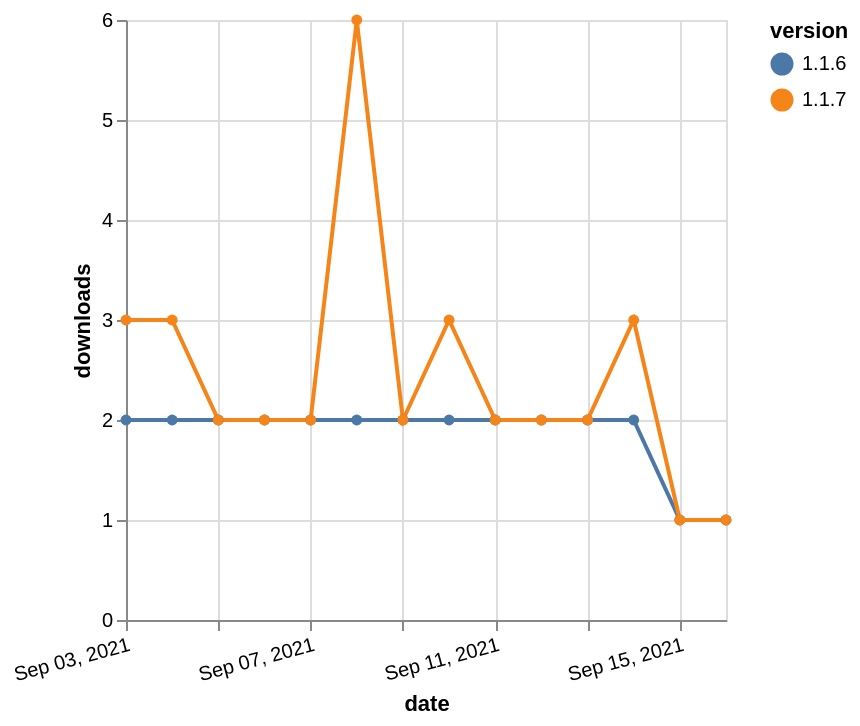

The Vega-Lite source for this figure:
### Vega-Lite specification from a JSON file in a GitHub repository (floating-point values rounded to 4 significant figures)
{"$schema": "https://vega.github.io/schema/vega-lite/v5.json", "description": "A simple bar chart with embedded data.", "data": {"values": [{"date": "2021-09-03", "total": 2503, "delta": 2, "version": "1.1.6"}, {"date": "2021-09-04", "total": 2505, "delta": 2, "version": "1.1.6"}, {"date": "2021-09-05", "total": 2507, "delta": 2, "version": "1.1.6"}, {"date": "2021-09-06", "total": 2509, "delta": 2, "version": "1.1.6"}, {"date": "2021-09-07", "total": 2511, "delta": 2, "version": "1.1.6"}, {"date": "2021-09-08", "total": 2513, "delta": 2, "version": "1.1.6"}, {"date": "2021-09-09", "total": 2515, "delta": 2, "version": "1.1.6"}, {"date": "2021-09-10", "total": 2517, "delta": 2, "version": "1.1.6"}, {"date": "2021-09-11", "total": 2519, "delta": 2, "version": "1.1.6"}, {"date": "2021-09-12", "total": 2521, "delta": 2, "version": "1.1.6"}, {"date": "2021-09-13", "total": 2523, "delta": 2, "version": "1.1.6"}, {"date": "2021-09-14", "total": 2525, "delta": 2, "version": "1.1.6"}, {"date": "2021-09-15", "total": 2526, "delta": 1, "version": "1.1.6"}, {"date": "2021-09-16", "total": 2527, "delta": 1, "version": "1.1.6"}, {"date": "2021-09-03", "total": 4458, "delta": 3, "version": "1.1.7"}, {"date": "2021-09-04", "total": 4461, "delta": 3, "version": "1.1.7"}, {"date": "2021-09-05", "total": 4463, "delta": 2, "version": "1.1.7"}, {"date": "2021-09-06", "total": 4465, "delta": 2, "version": "1.1.7"}, {"date": "2021-09-07", "total": 4467, "delta": 2, "version": "1.1.7"}, {"date": "2021-09-08", "total": 4473, "delta": 6, "version": "1.1.7"}, {"date": "2021-09-09", "total": 4475, "delta": 2, "version": "1.1.7"}, {"date": "2021-09-10", "total": 4478, "delta": 3, "version": "1.1.7"}, {"date": "2021-09-11", "total": 4480, "delta": 2, "version": "1.1.7"}, {"date": "2021-09-12", "total": 4482, "delta": 2, "version": "1.1.7"}, {"date": "2021-09-13", "total": 4484, "delta": 2, "version": "1.1.7"}, {"date": "2021-09-14", "total": 4487, "delta": 3, "version": "1.1.7"}, {"date": "2021-09-15", "total": 4488, "delta": 1, "version": "1.1.7"}, {"date": "2021-09-16", "total": 4489, "delta": 1, "version": "1.1.7"}]}, "width": "container", "mark": {"type": "line", "point": {"filled": true}}, "encoding": {"x": {"field": "date", "type": "temporal", "timeUnit": "yearmonthdate", "title": "date", "axis": {"labelAngle": -15}}, "y": {"field": "delta", "type": "quantitative", "title": "downloads"}, "color": {"field": "version", "type": "nominal"}, "tooltip": {"field": "delta"}}}
